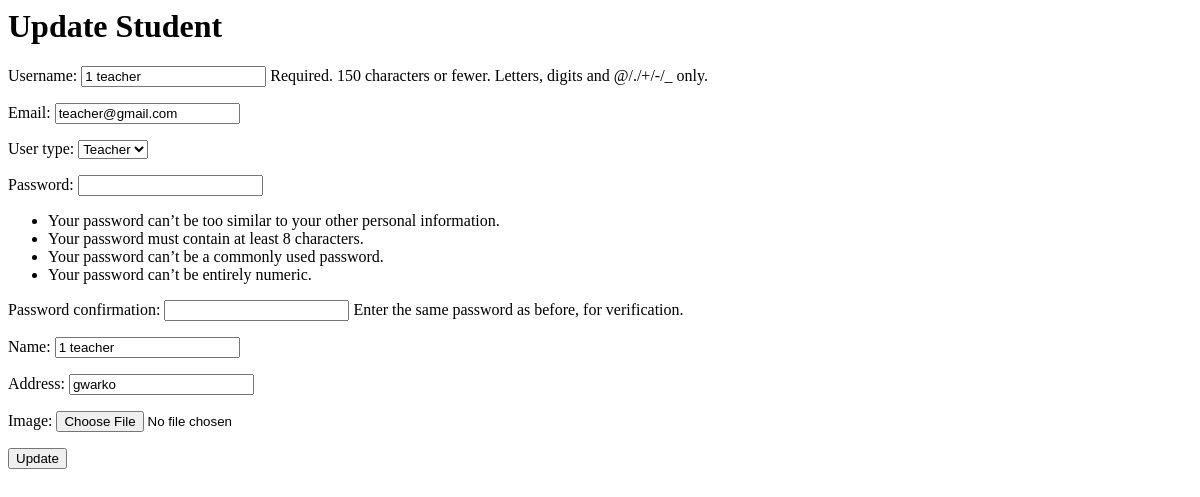
The page /student_update/3/ on the database as committed earlier.
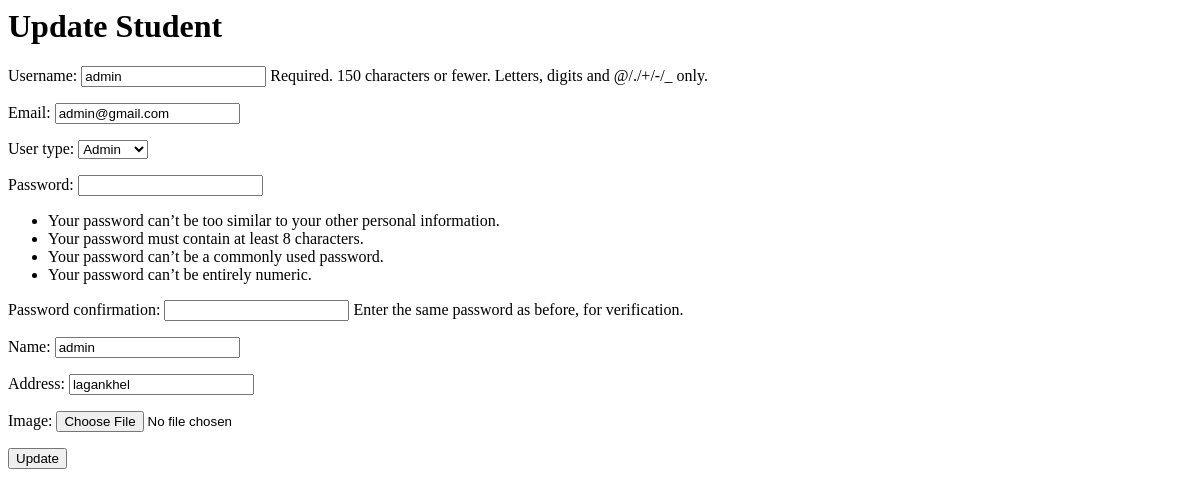
The same page on the database as committed later.
### base/models.py (models this page shows, shortened)
class CustomUser(AbstractUser):
    USER_TYPE_CHOICES = (
        ('admin', 'Admin'),
        ('teacher', 'Teacher'),
        ('student', 'Student'),
        ('staff', 'Staff'),
    )
    name = models.CharField(max_length=255, blank=True)
    roll_number = models.IntegerField(blank=True, null=True)
    address = models.CharField(max_length=255)
    enrollment_date = models.DateField(auto_now_add=True)
    user_type = models.CharField(max_length=10, choices=USER_TYPE_CHOICES)
    email = models.EmailField(unique=True)
    image = models.ImageField(upload_to='user_image/', blank=True, null=True)

### base/views.py (the view)
# urls.py: path('student_update/<int:id>/', views.student_update, name='student_update'),
def student_update(request, id):
    student = get_object_or_404(CustomUser, id=id)
    form = CustomUserCreationForm(request.POST or None, instance=student)
    if request.method == "POST":
        if form.is_valid():
            form.save()
            return redirect('student_list')
    return render(request, 'student_update.html', {'form': form})

### base/forms.py (shortened to what this page needs)
class CustomUserCreationForm(UserCreationForm):
    email = forms.EmailField(required=True)
    user_type = forms.ChoiceField(
        choices=CustomUser.USER_TYPE_CHOICES,
        required=True
    )
    class Meta:
        model = CustomUser
        fields = ('username', 'email', 'user_type', 'password1', 'password2','name','address','image')

### templates/student_update.html (shortened to what this page needs)
<h1>Update Student</h1>
<form method="POST">
    {{ form.as_p }}
    <button type="submit">Update</button>
</form>

Rows that differ between the two databases and show on the page:
changed CustomUser: username "1 teacher" → "admin"; email "teacher@gmail.com" → "admin@gmail.com"; user_type "Teacher" → "Admin"; name "1 teacher" → "admin"; address "gwarko" → "lagankhel"
